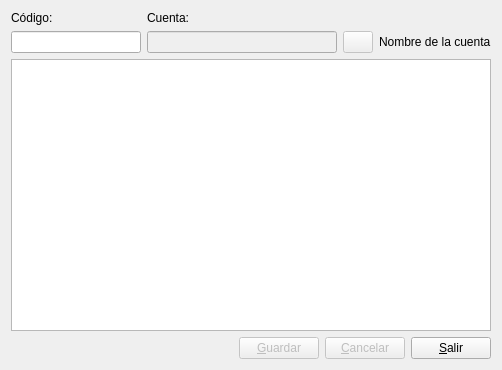
<?xml version="1.0" encoding="UTF-8"?>
<ui version="4.0">
 <author>José Manuel Díez Botella</author>
 <class>tiposivacta</class>
 <widget class="QDialog" name="tiposivacta">
  <property name="geometry">
   <rect>
    <x>0</x>
    <y>0</y>
    <width>502</width>
    <height>370</height>
   </rect>
  </property>
  <property name="windowTitle">
   <string>Edición tipos de IVA</string>
  </property>
  <layout class="QVBoxLayout" name="verticalLayout">
   <item>
    <layout class="QGridLayout" name="gridLayout">
     <item row="0" column="0">
      <widget class="QLabel" name="label">
       <property name="text">
        <string>Código:</string>
       </property>
      </widget>
     </item>
     <item row="0" column="1">
      <widget class="QLabel" name="label_4">
       <property name="text">
        <string>Cuenta:</string>
       </property>
      </widget>
     </item>
     <item row="1" column="0">
      <widget class="QLineEdit" name="CodigoLineEdit">
       <property name="maximumSize">
        <size>
         <width>130</width>
         <height>16777215</height>
        </size>
       </property>
       <property name="maxLength">
        <number>4</number>
       </property>
      </widget>
     </item>
     <item row="1" column="1">
      <layout class="QHBoxLayout" name="horizontalLayout">
       <item>
        <widget class="QLineEdit" name="cuentalineEdit">
         <property name="enabled">
          <bool>false</bool>
         </property>
         <property name="maxLength">
          <number>80</number>
         </property>
        </widget>
       </item>
       <item>
        <widget class="QPushButton" name="ctapushButton">
         <property name="enabled">
          <bool>false</bool>
         </property>
         <property name="maximumSize">
          <size>
           <width>30</width>
           <height>16777215</height>
          </size>
         </property>
         <property name="text">
          <string/>
         </property>
         <property name="icon">
          <iconset resource="keme.qrc">
           <normaloff>:/iconos/graf/xmag.png</normaloff>:/iconos/graf/xmag.png</iconset>
         </property>
        </widget>
       </item>
       <item>
        <widget class="QLabel" name="nombrectalabel">
         <property name="text">
          <string>Nombre de la cuenta</string>
         </property>
        </widget>
       </item>
      </layout>
     </item>
    </layout>
   </item>
   <item>
    <widget class="QTableView" name="tabla"/>
   </item>
   <item>
    <layout class="QHBoxLayout">
     <property name="spacing">
      <number>6</number>
     </property>
     <property name="leftMargin">
      <number>0</number>
     </property>
     <property name="topMargin">
      <number>0</number>
     </property>
     <property name="rightMargin">
      <number>0</number>
     </property>
     <property name="bottomMargin">
      <number>0</number>
     </property>
     <item>
      <spacer name="horizontalSpacer">
       <property name="orientation">
        <enum>Qt::Horizontal</enum>
       </property>
       <property name="sizeHint" stdset="0">
        <size>
         <width>40</width>
         <height>20</height>
        </size>
       </property>
      </spacer>
     </item>
     <item>
      <widget class="QPushButton" name="BotonGuardar">
       <property name="enabled">
        <bool>false</bool>
       </property>
       <property name="text">
        <string>&amp;Guardar</string>
       </property>
       <property name="icon">
        <iconset resource="keme.qrc">
         <normaloff>:/iconos/graf/fileexport.png</normaloff>:/iconos/graf/fileexport.png</iconset>
       </property>
       <property name="default">
        <bool>true</bool>
       </property>
      </widget>
     </item>
     <item>
      <widget class="QPushButton" name="BotonCancelar">
       <property name="enabled">
        <bool>false</bool>
       </property>
       <property name="text">
        <string>&amp;Cancelar</string>
       </property>
       <property name="icon">
        <iconset resource="keme.qrc">
         <normaloff>:/iconos/graf/cruz.png</normaloff>:/iconos/graf/cruz.png</iconset>
       </property>
       <property name="autoDefault">
        <bool>false</bool>
       </property>
      </widget>
     </item>
     <item>
      <widget class="QPushButton" name="BotonSalir">
       <property name="text">
        <string>&amp;Salir</string>
       </property>
       <property name="icon">
        <iconset resource="keme.qrc">
         <normaloff>:/iconos/graf/application-exit.png</normaloff>:/iconos/graf/application-exit.png</iconset>
       </property>
       <property name="autoDefault">
        <bool>false</bool>
       </property>
      </widget>
     </item>
    </layout>
   </item>
  </layout>
 </widget>
 <tabstops>
  <tabstop>BotonGuardar</tabstop>
  <tabstop>BotonCancelar</tabstop>
  <tabstop>BotonSalir</tabstop>
  <tabstop>CodigoLineEdit</tabstop>
  <tabstop>cuentalineEdit</tabstop>
  <tabstop>tabla</tabstop>
 </tabstops>
 <resources>
  <include location="keme.qrc"/>
 </resources>
 <connections>
  <connection>
   <sender>BotonSalir</sender>
   <signal>clicked()</signal>
   <receiver>tiposivacta</receiver>
   <slot>accept()</slot>
   <hints>
    <hint type="sourcelabel">
     <x>372</x>
     <y>85</y>
    </hint>
    <hint type="destinationlabel">
     <x>420</x>
     <y>107</y>
    </hint>
   </hints>
  </connection>
 </connections>
</ui>
